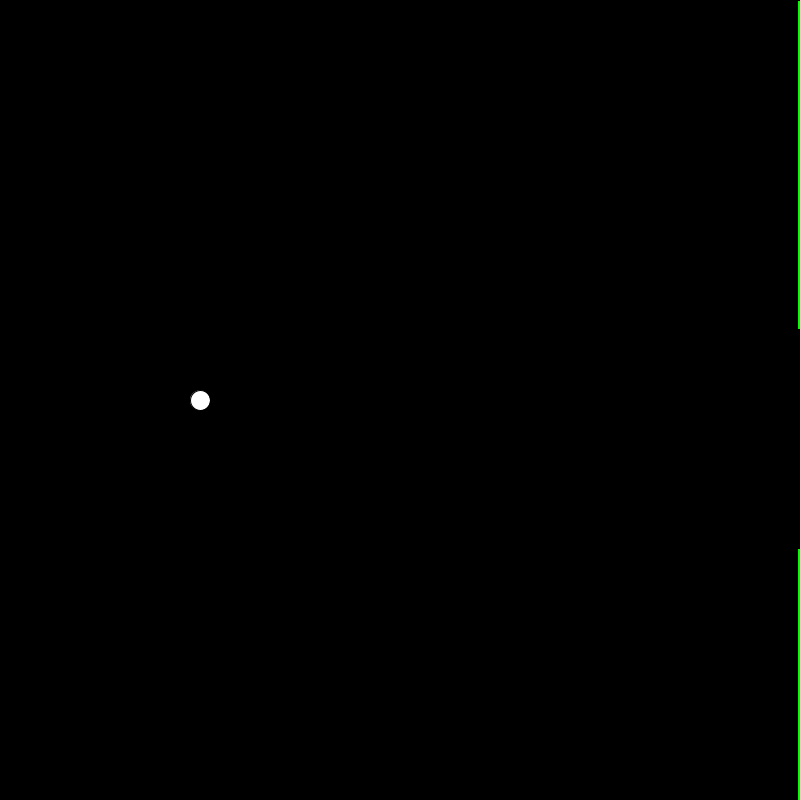
Frame 1 (no input)
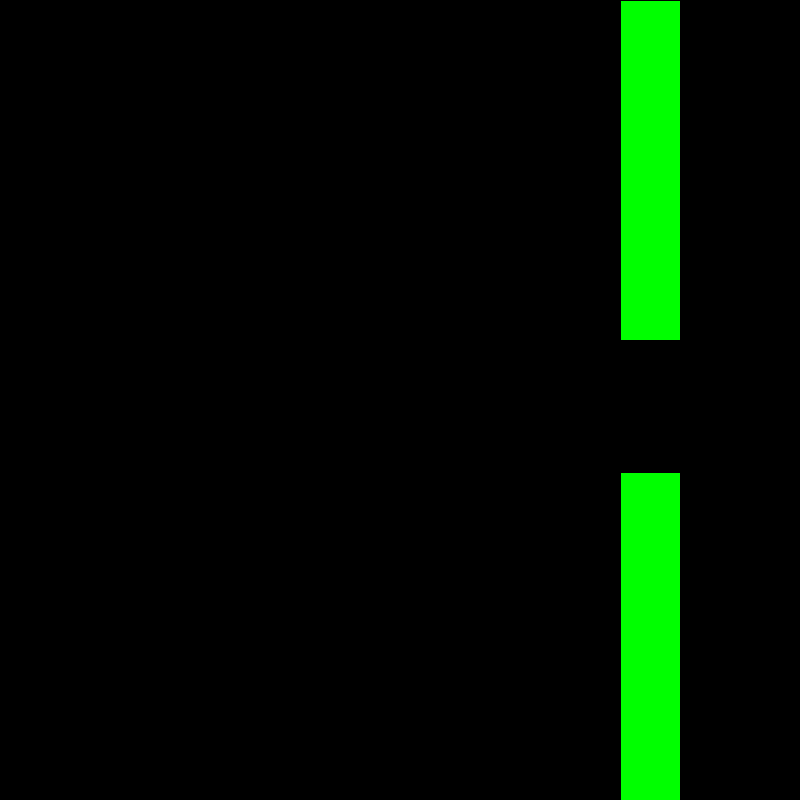
Frame 60 (the mouse pressed at the canvas centre just before this capture)
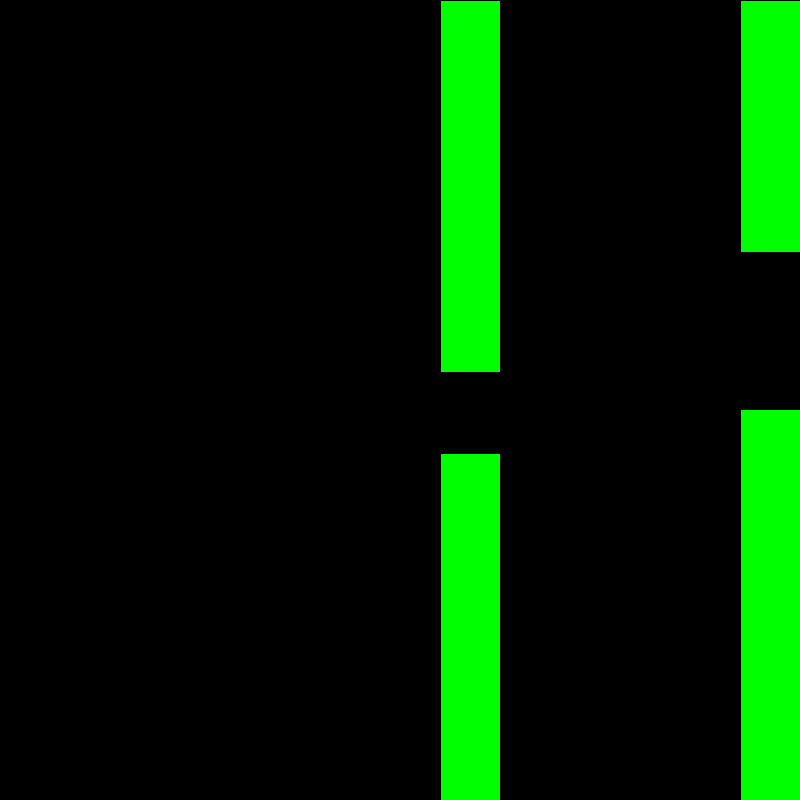
Frame 120 (the mouse held since frame 60 and released just before this capture)

The Processing sketch that drew these frames (run headless with seeded random() and noise(); from frame 60 on, the mouse is pressed at the canvas centre):

// Processing sketch: flappybird
// ── flappybird.pde

float birdX, birdY;
float birdSize = 20;
float birdVelocity = 0;
float gravity = 0.3; // gravity fall
float jumpForce = -7;

float pipeWidth = 60; 
float pipeHeight; // calculated pipe height
float pipeGapPercentage = 100; // gap as a percentage of screen height
float pipeVelocity = 3;
ArrayList<Pipe> pipes;
boolean gameover;

void setup() {
  size(800, 800);  
  birdX = width / 4;
  birdY = height / 2;
  
  pipes = new ArrayList<Pipe>();
  pipes.add(new Pipe());
  
  gameover = false;
}

void draw() {
  background(0);
  
  if (!gameover) {
    // Update birds position
    birdVelocity += gravity;
    birdY += birdVelocity;
    
    // Update pipe positions
    for (int i = pipes.size() - 1; i >= 0; i--) {
      Pipe pipe = pipes.get(i);
      pipe.update();
      
    }
    
    // Add new pipe every 100 frames
    if (frameCount % 100 == 0) {
      pipes.add(new Pipe());
    }
  }
  
  // Draw bird
  fill(255);
  ellipse(birdX, birdY, birdSize, birdSize);
  
  // Draw pipes
  for (Pipe pipe : pipes) {
    pipe.display();
  }
  
  
}

void keyPressed() {
  if (keyCode == UP && !gameover) {
    birdVelocity = jumpForce;
  }
}

class Pipe {
  float x, y;
  float gapHeight;
  
  Pipe() {
    x = width;
    gapHeight = height * pipeGapPercentage; // Gap height as a percentage of screen height
    y = 0;
  }
  
  void update() {
    x -= pipeVelocity;
  }
  
  void display() {
    fill(0, 255, 0); // Green color
    
    rect(x, 0, pipeWidth, (height/2)*random(0.5,1));
    rect(x, height, pipeWidth, -(height/2)*random(0.5,1));
  }
  


}
